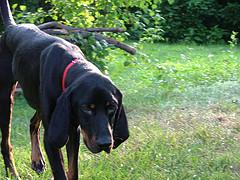
#> input picture DataSet/n02089078-black-and-tan_coonhound/n02089078_1245.jpg, 240 x 180 px, found by its file name; its folder holds 4 pictures in this run
$ jupyter execute --allow-errors Assignment2.ipynb
#> lines starting #> are read from the running program, lines starting #| are printed output that depends on the picture
#> `img = cv2.imread(i + dog,cv2.IMREAD_GRAYSCALE)`:
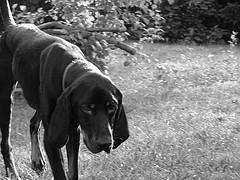
#> img: shape (180, 240); min 0, max 255, mean 112.9
#> `hist = cv2.calcHist(img, [0], None, [256], [0, 256])`: hist = 256 values, max 8 at index 13, min 0 at index 0, mean 0.938
[cell 1]
import numpy as np
import matplotlib.pyplot as plt
import cv2
import os
from sklearn.preprocessing import StandardScaler

[cell 2]
labmap = {0: "n02089078-black-and-tan_coonhound"
          ,1: "n02091831-Saluki"
          ,2:"n02092002-Scottish_deerhound"
          ,3:"n02095314-wire-haired_fox_terrier"}

paths = [r'../DataSet/ProcessedDatasets/n02089078-black-and-tan_coonhound/'
         ,r'../DataSet/ProcessedDatasets/n02091831-Saluki/'
         ,r'../DataSet/ProcessedDatasets/n02092002-Scottish_deerhound/'
         ,r'../DataSet/ProcessedDatasets/n02095314-wire-haired_fox_terrier/']

data_set = []
labels = []
#> (the rest of this cell did not finish here and is left out)

[cell 3]
from sklearn.model_selection import train_test_split
# https://scikit-learn.org/stable/modules/generated/sklearn.model_selection.train_test_split.html

X_train, X_test, Y_train, Y_test = [], [], [], []
#> X_train = []; X_test = []; Y_train = []; Y_test = []

#> (the rest of this cell did not finish here and is left out)

[cell 4]
import numpy as np
import matplotlib.pyplot as plt
from sklearn.model_selection import cross_val_score, StratifiedKFold
from sklearn.neighbors import KNeighborsClassifier

k_values = [1, 3, 5, 7, 10, 20]

mean_validation_errors = []
mean_training_errors = []

best_k_values = []

test_errors = []

num_folds = 5
kf = StratifiedKFold(n_splits=num_folds)

#> (the rest of this cell did not finish here and is left out)

[cell 5]
import numpy as np
import matplotlib.pyplot as plt
from sklearn.model_selection import StratifiedKFold
from sklearn.metrics import confusion_matrix
from sklearn.naive_bayes import GaussianNB
from sklearn.neural_network import MLPClassifier
from sklearn.ensemble import RandomForestClassifier

class_labels = np.unique(Y_train)
#> class_labels = empty array

naive_bayes = GaussianNB()
neural_network = MLPClassifier(hidden_layer_sizes=(10, 10, 10))
random_forest = RandomForestClassifier()

models = [naive_bayes, neural_network, random_forest]
model_names = ['Naive Bayes', 'Neural Network', 'Random Forest']

skf = StratifiedKFold(n_splits=5, shuffle=True, random_state=42)

confusion_matrices = []

#> (the rest of this cell did not finish here and is left out)

Better model based on Confusion matrices are:

[cell 6]
from sklearn.metrics import accuracy_score, f1_score

y_true = Y_test
#> y_true = []

#> (the rest of this cell did not finish here and is left out)
